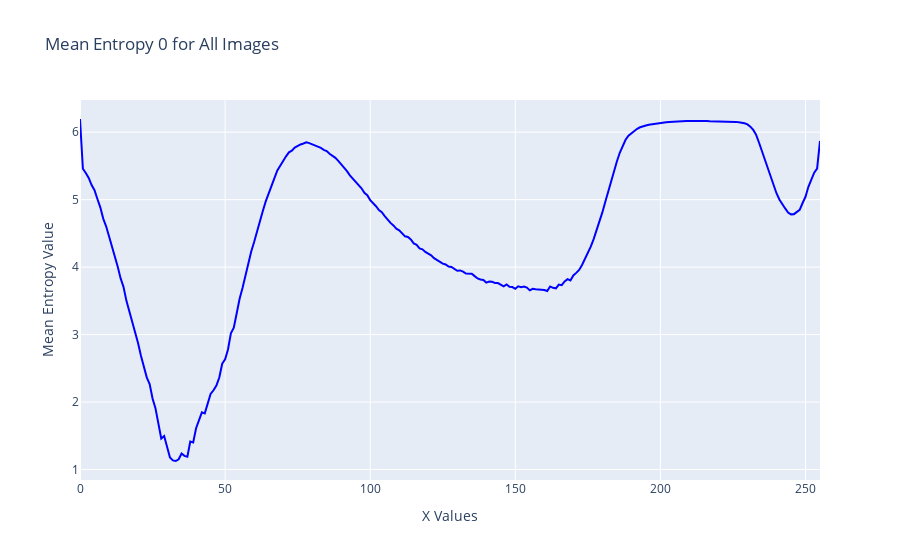
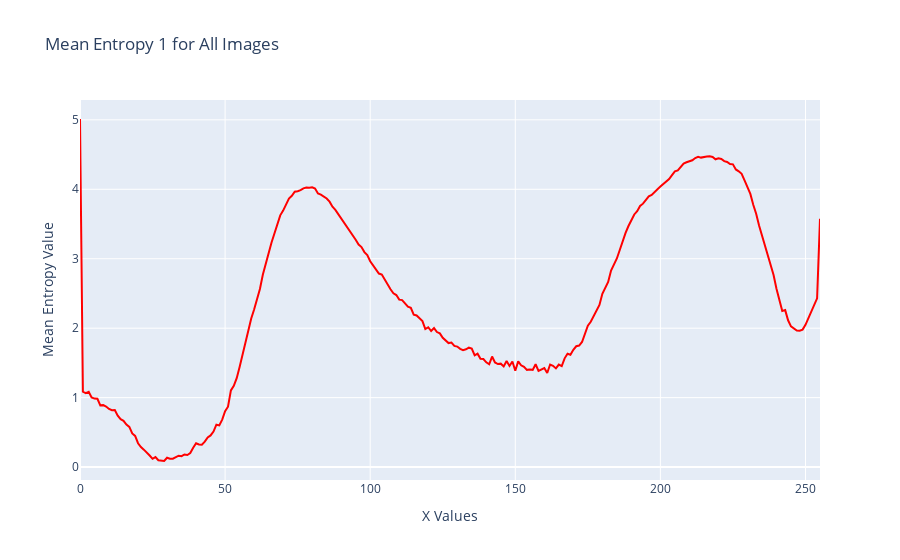

Source (notebook cell) for these figures, in order:
### Code cell
import os
import pandas as pd
import plotly.graph_objects as go

# Parent directory containing folders with Excel files for each image
entropy_parent_folder = "C:\\Users\\Aneesh PB\\Downloads\\Topology Project\\Full segment\\Entropy\\Bengin cases\\"
entropy_parent_folder = "C:\\Users\\Aneesh PB\\Downloads\\Topology Project\\Full segment\\Entropy code\\500\\Entropy\\Bengin cases\\"
# Initialize dictionaries to store entropy values for each x value
entropy_0_dict = {}
entropy_1_dict = {}

# Iterate over all the entropy files
for entropy_file in os.listdir(entropy_parent_folder):
    if entropy_file.endswith('_Entropy_values.xlsx'):
        entropy_file_path = os.path.join(entropy_parent_folder, entropy_file)

        # Read the entropy values DataFrame
        entropy_df = pd.read_excel(entropy_file_path)

        # Extract x values from the first column
        x_values = entropy_df.iloc[:, 0]#.apply(lambda x: int(x.split('.')[0]))

        # Extract numerical part from the values in arrays
        # entropy_df['Entropy 0'] = entropy_df['Entropy 0'].apply(lambda x: float(x[1:-1]))
        # entropy_df['Entropy 1'] = entropy_df['Entropy 1'].apply(lambda x: float(x[1:-1]))

        # Update entropy dictionaries with mean values for each x value
        for x, entropy_0, entropy_1 in zip(x_values, entropy_df['Entropy 0'], entropy_df['Entropy 1']):
            if x not in entropy_0_dict:
                entropy_0_dict[x] = [entropy_0]
                entropy_1_dict[x] = [entropy_1]
            else:
                entropy_0_dict[x].append(entropy_0)
                entropy_1_dict[x].append(entropy_1)

# Calculate mean entropy values for each x value
mean_entropy_0 = {x: sum(values) / len(values) for x, values in entropy_0_dict.items()}
mean_entropy_1 = {x: sum(values) / len(values) for x, values in entropy_1_dict.items()}
mean_entropy_0 = dict(sorted(mean_entropy_0.items()))
mean_entropy_1 = dict(sorted(mean_entropy_1.items()))

# Create plots for mean entropy 0 and mean entropy 1
fig0 = go.Figure()
fig0.add_trace(go.Scatter(x=list(mean_entropy_0.keys()), y=list(mean_entropy_0.values()),
                           mode='lines', name='Mean Entropy 0', line=dict(color='blue')))
fig0.update_layout(title='Mean Entropy 0 for All Images',
                   xaxis_title='X Values',
                   yaxis_title='Mean Entropy Value')

fig1 = go.Figure()
fig1.add_trace(go.Scatter(x=list(mean_entropy_1.keys()), y=list(mean_entropy_1.values()),
                           mode='lines', name='Mean Entropy 1', line=dict(color='red')))
fig1.update_layout(title='Mean Entropy 1 for All Images',
                   xaxis_title='X Values',
                   yaxis_title='Mean Entropy Value')

fig0.show()
fig1.show()

### Figure 1 — Plotly figure (JSON) as saved in the notebook; plotly's stock layout.template omitted (floating-point values rounded to 4 significant figures; data arrays with more than 128 entries replaced by an {"elided": "..."} marker saying what was removed)
{"data": [{"line": {"color": "blue"}, "mode": "lines", "name": "Mean Entropy 0", "type": "scatter", "x": {"elided": "256 int values"}, "y": {"elided": "256 float values"}}], "layout": {"title": {"text": "Mean Entropy 0 for All Images"}, "xaxis": {"title": {"text": "X Values"}}, "yaxis": {"title": {"text": "Mean Entropy Value"}}}}

### Figure 2 — Plotly figure (JSON) as saved in the notebook; plotly's stock layout.template omitted (floating-point values rounded to 4 significant figures; data arrays with more than 128 entries replaced by an {"elided": "..."} marker saying what was removed)
{"data": [{"line": {"color": "red"}, "mode": "lines", "name": "Mean Entropy 1", "type": "scatter", "x": {"elided": "256 int values"}, "y": {"elided": "256 float values"}}], "layout": {"title": {"text": "Mean Entropy 1 for All Images"}, "xaxis": {"title": {"text": "X Values"}}, "yaxis": {"title": {"text": "Mean Entropy Value"}}}}
